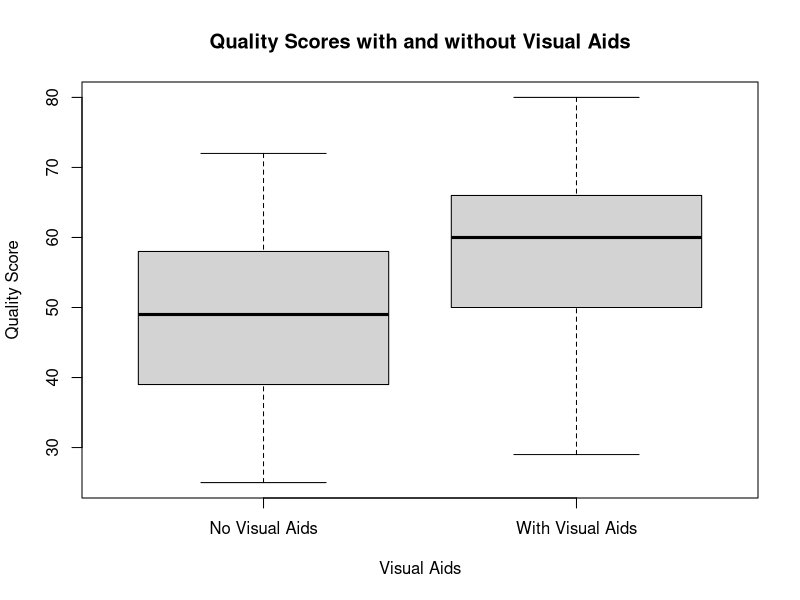

Here is the R script that generated this plot:
install.packages("stats")
library(stats)

install.packages("graphics")
library(graphics)

#dataframe
quality_data <- data.frame(
  Student = 1:17,
  No_Visual_Aids = c(50, 60, 58, 72, 36, 51, 49, 49, 25, 52, 41, 32, 58, 39, 25, 40, 61),
  With_Visual_Aids = c(58, 70, 60, 73, 40, 63, 54, 60, 29, 57, 66, 37, 50, 48, 80, 65, 70)
)
quality_data


#boxplot
windows(20,12)
boxplot(quality_data$No_Visual_Aids, quality_data$With_Visual_Aids, 
        names = c("No Visual Aids", "With Visual Aids"),
        main = "Quality Scores with and without Visual Aids",
        xlab = "Visual Aids",
        ylab = "Quality Score")


shapiro.test (quality_data$No_Visual_Aids)

shapiro.test (quality_data$With_Visual_Aids)

mean_no_visual <- mean(quality_data$No_Visual_Aids)
median_no_visual <- median(quality_data$No_Visual_Aids)
sd_no_visual <- sd(quality_data$No_Visual_Aids)
skew_no_visual <- sum((quality_data$No_Visual_Aids - mean_no_visual)^3) / (length(quality_data$No_Visual_Aids) * sd_no_visual^3)

mean_with_visual <- mean(quality_data$With_Visual_Aids)
median_with_visual <- median(quality_data$With_Visual_Aids)
sd_with_visual <- sd(quality_data$With_Visual_Aids)
skew_with_visual <- sum((quality_data$With_Visual_Aids - mean_with_visual)^3) / (length(quality_data$With_Visual_Aids) * sd_with_visual^3)

cat("Mean (No Visual Aids):", mean_no_visual, "\n")
cat("Median (No Visual Aids):", median_no_visual, "\n")
cat("Standard Deviation:", sd_no_visual,"\n")
cat("Skewness (No Visual Aids):", skew_no_visual, "\n")
cat("\nMean (With Visual Aids):", mean_with_visual, "\n")
cat("Median (With Visual Aids):", median_with_visual, "\n")
cat("Standard Deviation:", sd_with_visual,"\n")
cat("Skewness (With Visual Aids):", skew_with_visual, "\n")

mean_diff <- mean(quality_data$With_Visual_Aids- quality_data$No_Visual_Aids)
sd_diff <- sd(quality_data$With_Visual_Aids - quality_data$No_Visual_Aids)

# confidence interval for the difference
n <- nrow(quality_data)
t_value <- qt(0.975, df = n - 1)
ci_diff <- t_value * (sd_diff / sqrt(n))

cat("Mean Difference:", mean_diff, "\n")
cat("Standard Deviation of Difference:", sd_diff, "\n")
cat("95% Confidence Interval for the Difference:", mean_diff - ci_diff, "-", mean_diff + ci_diff, "\n")

#testing
t_test <- t.test(quality_data$With_Visual_Aids, quality_data$No_Visual_Aids, paired = TRUE)

t_test



